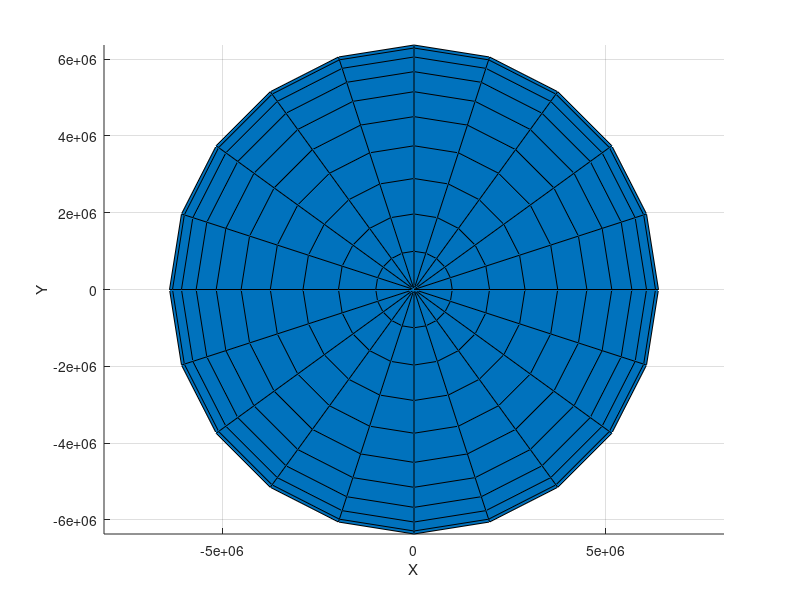

The MATLAB source for this figure: (Note: this script raises an error after producing the figure.)
close all; clc; clear all;

figure; grid on; hold on;
globeRadius = 6371000;
[X,Y,Z] = sphere;
X2 = X * globeRadius;
Y2 = Y * globeRadius;
Z2 = Z * globeRadius;
globe = surf(X2,Y2,Z2);
set(globe, 'FaceColor', "#0072BD")
axis equal
xlabel('X')
ylabel('Y')
zlabel('Z')

[X,Y,Z] = cylinder([globeRadius, globeRadius], 500);
Z = 2*globeRadius*Z;
M = makehgtform('translate',[0,0,0],'xrotate', pi/4, 'yrotate', pi/2);
h = surf(X,Y,Z,'Parent',hgtransform('Matrix',M),'LineStyle','none','FaceAlpha',0.4);

title("Solar Radiation Pressure Shadowing Visualization")
